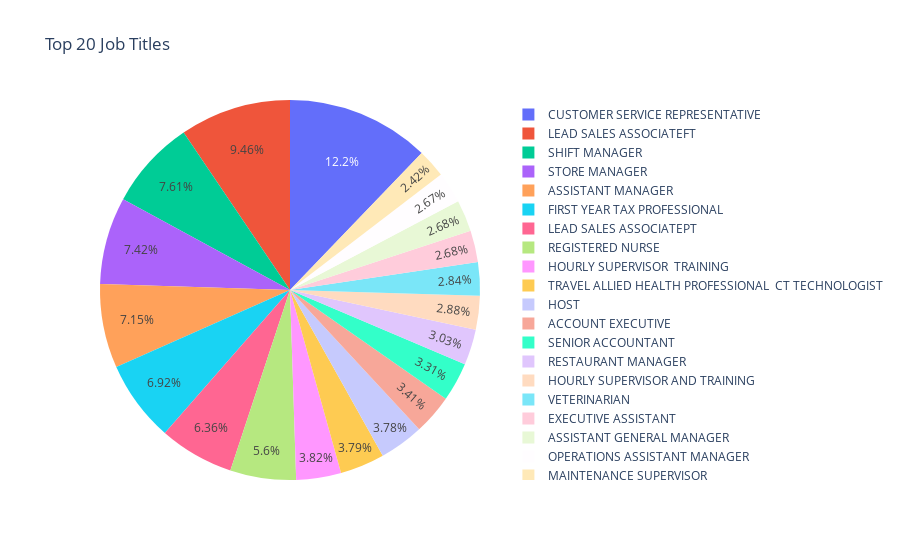

Notebook cell for this chart:
### Code cell
import plotly.express as px

# Count occurrences of each job title
job_title_counts = df_spark_postings.groupBy("job_title").count()

# Select the top 20 job titles
top_job_titles = job_title_counts.orderBy("count", ascending=False).limit(20)

# Create a pie chart
fig = px.pie(top_job_titles.toPandas(), names="job_title", values="count", title="Top 20 Job Titles")
fig.show()

### Figure 1 — Plotly figure (JSON) as saved in the notebook; plotly's stock layout.template omitted (floating-point values rounded to 4 significant figures)
{"data": [{"domain": {"x": [0, 1], "y": [0, 1]}, "hovertemplate": "job_title=%{label}<br>count=%{value}<extra></extra>", "labels": ["CUSTOMER SERVICE REPRESENTATIVE", "LEAD SALES ASSOCIATEFT", "SHIFT MANAGER", "STORE MANAGER", "ASSISTANT MANAGER", "FIRST YEAR TAX PROFESSIONAL", "LEAD SALES ASSOCIATEPT", "REGISTERED NURSE", "HOURLY SUPERVISOR  TRAINING", "TRAVEL ALLIED HEALTH PROFESSIONAL  CT TECHNOLOGIST", "HOST", "ACCOUNT EXECUTIVE", "SENIOR ACCOUNTANT", "RESTAURANT MANAGER", "HOURLY SUPERVISOR AND TRAINING", "VETERINARIAN", "EXECUTIVE ASSISTANT", "ASSISTANT GENERAL MANAGER", "OPERATIONS ASSISTANT MANAGER", "MAINTENANCE SUPERVISOR"], "legendgroup": "", "name": "", "showlegend": true, "type": "pie", "values": [9437, 7325, 5892, 5749, 5540, 5356, 4924, 4338, 2955, 2933, 2924, 2638, 2562, 2346, 2230, 2201, 2079, 2078, 2066, 1874]}], "layout": {"autosize": true, "legend": {"tracegroupgap": 0}, "title": {"text": "Top 20 Job Titles"}}}
